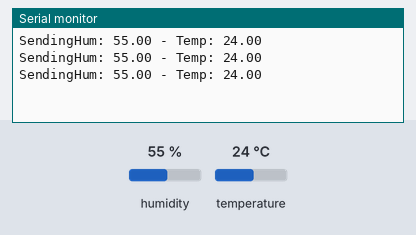
The sketch below on a simulated Arduino Uno, built with avr-gcc and run on an emulated ATmega328P. Shown: the last lines printed to the serial monitor. The inputs (shaded band) are chosen by the test bench; at power-on: humidity 55 %, temperature 24 °C. No radio packets arrive unless stated.

Above: at 2.8 s.
2.9 s: humidity set to 22 %
At 4.8 s:
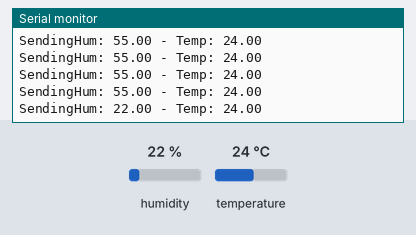
5.6 s: temperature set to 12 °C
At 6.7 s:
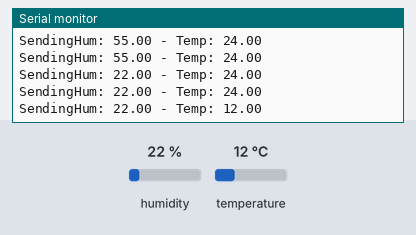
8.3 s: humidity set to 40 %
At 9.4 s:
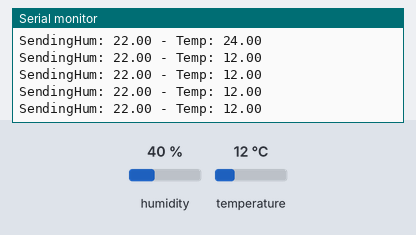
Timing chart, 0 to 11.3 s (numbered marks = the images above; inputs shaded):
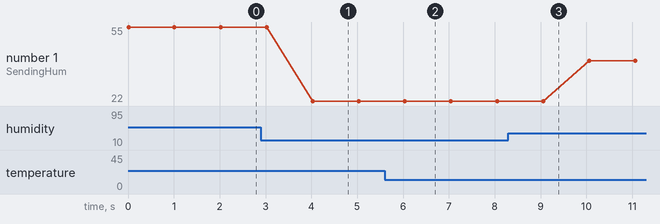

The sketch:

TransmitterCode.ino
```cpp
/*
* Arduino Wireless Communication Tutorial
*     Example 1 - Transmitter Code
*
* by Dejan Nedelkovski, www.HowToMechatronics.com
*
* Library: TMRh20/RF24, https://github.com/tmrh20/RF24/
*/

#include <SPI.h>
#include <nRF24L01.h>
#include <RF24.h>
#include "DHT.h"

#define DHTPIN A0     // what digital pin we're connected to

// Uncomment whatever type you're using!
//#define DHTTYPE DHT11   // DHT 11
#define DHTTYPE DHT22   // DHT 22  (AM2302), AM2321
//#define DHTTYPE DHT21   // DHT 21 (AM2301)

RF24 radio(7, 8); // CE, CSN

const byte address[6] = "00001";
DHT dht(DHTPIN, DHTTYPE);


void setup() {
  radio.begin();
  dht.begin();
  Serial.begin(9600);
  radio.openWritingPipe(address);
  radio.setPALevel(RF24_PA_MIN);
  radio.stopListening();
}

void loop() {

  // Reading temperature or humidity takes about 250 milliseconds!
  // Sensor readings may also be up to 2 seconds 'old' (its a very slow sensor)
  float h = dht.readHumidity();
  // Read temperature as Celsius (the default)
  float t = dht.readTemperature();
  // Read temperature as Fahrenheit (isFahrenheit = true)
  float f = dht.readTemperature(true);

  // Check if any reads failed and exit early (to try again).
  if (isnan(h) || isnan(t) || isnan(f)) {
    Serial.println("Failed to read from DHT sensor!");
    return;
  }

  // Compute heat index in Fahrenheit (the default)
  float hif = dht.computeHeatIndex(f, h);
  // Compute heat index in Celsius (isFahreheit = false)
  float hic = dht.computeHeatIndex(t, h, false);

  String aa = "Hum: " + String(h) + " - Temp: " + String(t);
  Serial.println("Sending" + aa);
  const char text[200];
  aa.toCharArray(text, 200);
  radio.write(&text, sizeof(text));
  delay(1000);
}
```

Measured:
- after the input at 2.9 s, the serial monitor: prints a new line after 1.1 s (image 1)
- after the input at 5.6 s, the serial monitor: prints a new line after 0.44 s (image 2)
- plotted number 1: 55 → 22 after the input at 2.9 s, 22 → 40 after the input at 8.3 s
